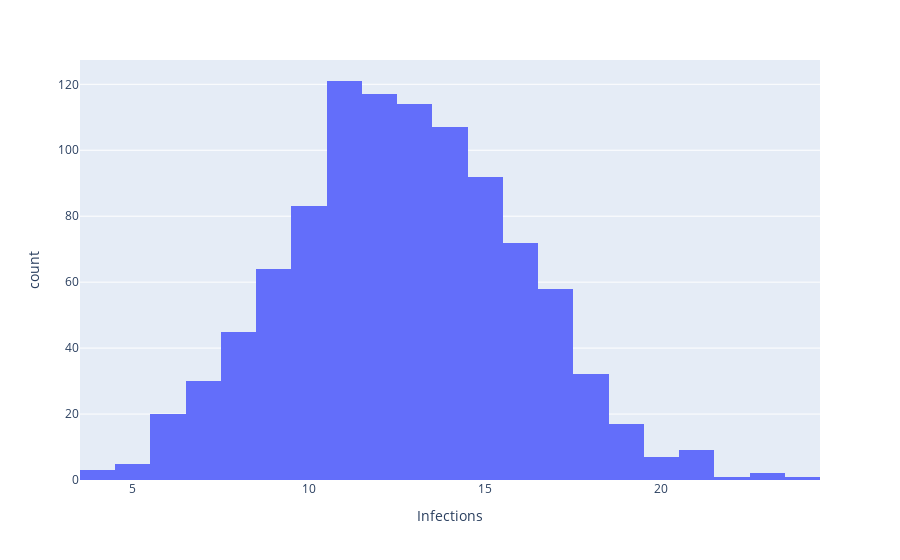

Notebook source saved alongside this figure:
### Code cell
import plotly.express as px
df = pd.DataFrame(results, columns=["Infections", "Attack rate"])
fig = px.histogram(df, x="Infections")
fig.show()
df.mean()

### Figure 1 — Plotly figure (JSON) as saved in the notebook; plotly's stock layout.template omitted (floating-point values rounded to 4 significant figures; data arrays with more than 128 entries replaced by an {"elided": "..."} marker saying what was removed)
{"data": [{"alignmentgroup": "True", "bingroup": "x", "hovertemplate": "Infections=%{x}<br>count=%{y}<extra></extra>", "legendgroup": "", "marker": {"color": "#636efa"}, "name": "", "offsetgroup": "", "orientation": "v", "showlegend": false, "type": "histogram", "x": {"elided": "1000 int values"}, "xaxis": "x", "yaxis": "y"}], "layout": {"barmode": "relative", "legend": {"tracegroupgap": 0}, "margin": {"t": 60}, "xaxis": {"anchor": "y", "domain": [0, 1], "title": {"text": "Infections"}}, "yaxis": {"anchor": "x", "domain": [0, 1], "title": {"text": "count"}}}}
